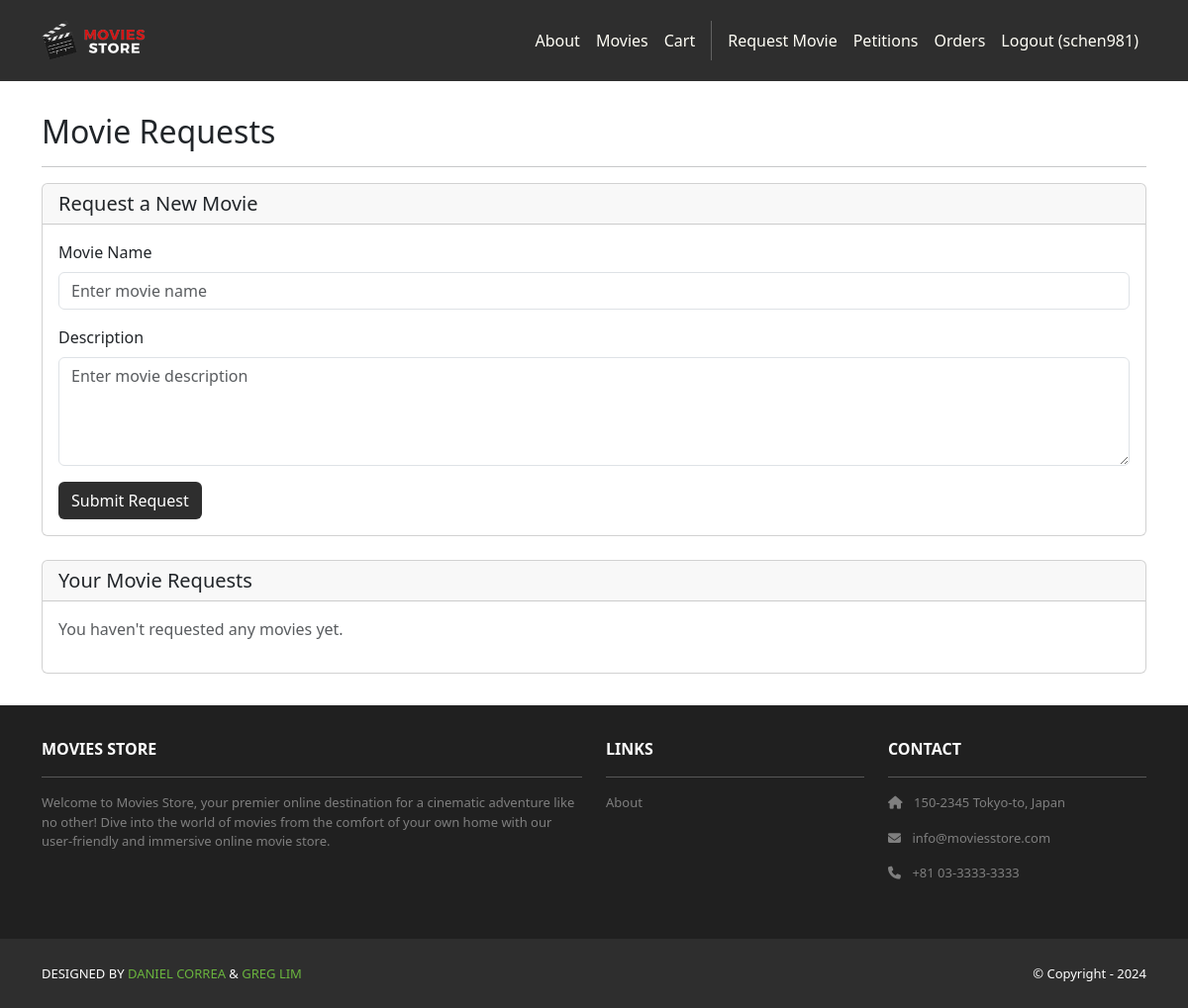
The page /movies/requests/ (signed in) on the database as committed earlier.
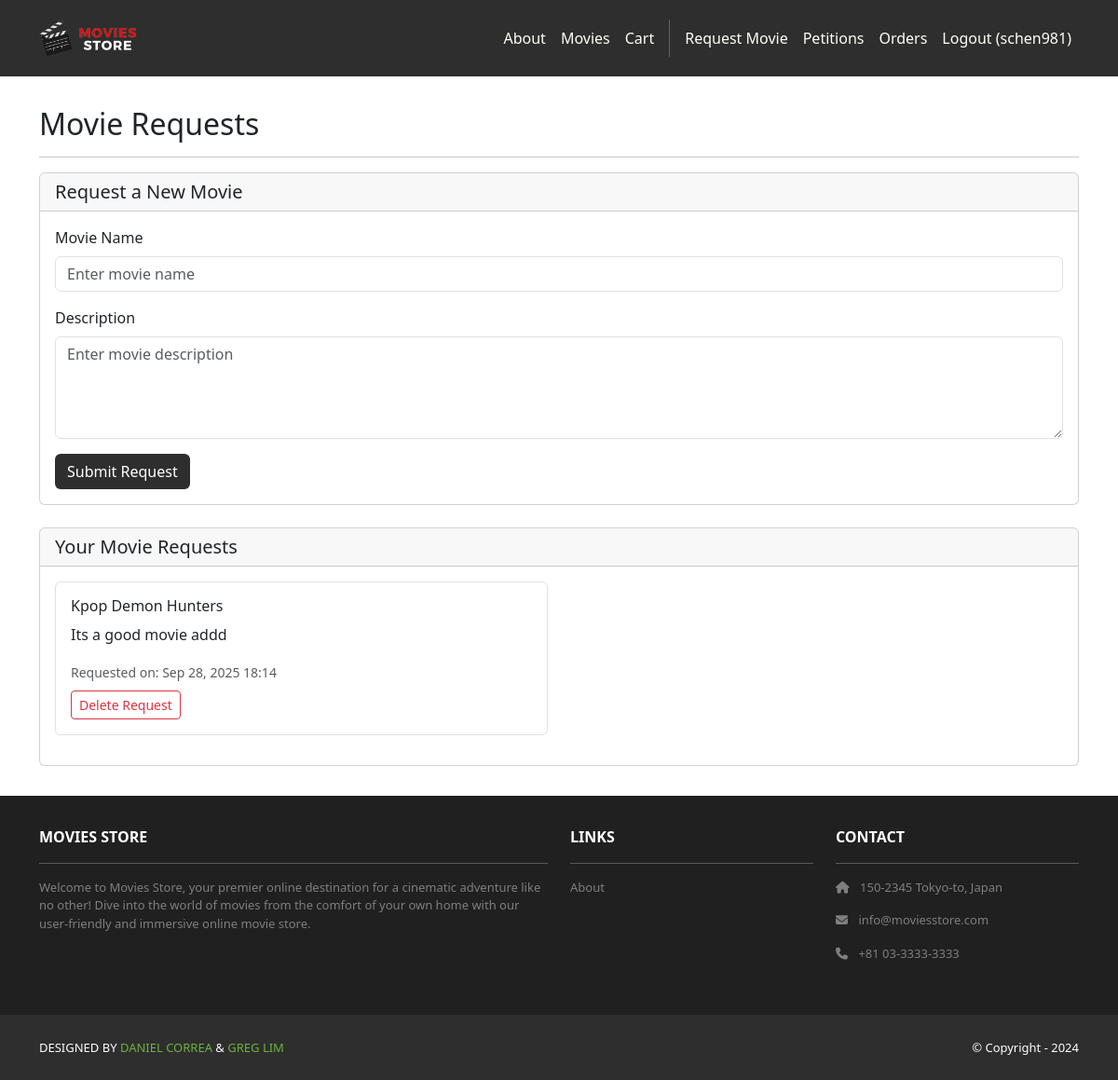
The same page on the database as committed later.
### movies/models.py (models this page shows, shortened)
class MovieRequest(models.Model):
    id = models.AutoField(primary_key=True)
    movie_name = models.CharField(max_length=255)
    description = models.TextField()
    user = models.ForeignKey(User, on_delete=models.CASCADE)
    date_requested = models.DateTimeField(auto_now_add=True)
    votes = models.ManyToManyField(User, related_name='movie_request_votes', blank=True)

### movies/views.py (the view)
# urls.py: path('requests/', views.movie_requests, name='movies.movie_requests'),
@login_required
def movie_requests(request):
    if request.method == 'POST':
        form = MovieRequestForm(request.POST)
        if form.is_valid():
            movie_request = form.save(commit=False)
            movie_request.user = request.user
            movie_request.save()
            messages.success(request, 'Movie request submitted successfully!')
            return redirect('movies.movie_requests')
    else:
        form = MovieRequestForm()
    user_requests = MovieRequest.objects.filter(user=request.user).order_by('-date_requested')
    template_data = {
        'title': 'Movie Requests',
        'form': form,
        'user_requests': user_requests
    }
    return render(request, 'movies/movie_requests.html', {'template_data': template_data})

### movies/templates/movies/movie_requests.html (shortened to what this page needs)
{% extends 'base.html' %}
{% block content %}
{% load static %}
<div class="p-3">
  <div class="container">
    <div class="row mt-3">
      <div class="col mx-auto mb-3">
        <h2>Movie Requests</h2>
        <hr />
        <div class="card mb-4">
          <div class="card-header">
            <h5 class="mb-0">Request a New Movie</h5>
          </div>
          <div class="card-body">
            <form method="POST">
              <div class="mb-3">
                <label for="{{ template_data.form.movie_name.id_for_label }}" class="form-label">
                  {{ template_data.form.movie_name.label }}
                </label>
                {{ template_data.form.movie_name }}
              </div>
              <div class="mb-3">
                <label for="{{ template_data.form.description.id_for_label }}" class="form-label">
                  {{ template_data.form.description.label }}
                </label>
                {{ template_data.form.description }}
              </div>
              <button type="submit" class="btn bg-dark text-white">Submit Request</button>
            </form>
          </div>
        </div>
        <div class="card">
          <div class="card-header">
            <h5 class="mb-0">Your Movie Requests</h5>
          </div>
          <div class="card-body">
            {% if template_data.user_requests %}
              <div class="row">
                {% for request in template_data.user_requests %}
                  <div class="col-md-6 mb-3">
                    <div class="card border">
                      <div class="card-body">
                        <h6 class="card-title">{{ request.movie_name }}</h6>
                        <p class="card-text">{{ request.description }}</p>
                        <small class="text-muted">
                          Requested on: {{ request.date_requested|date:"M d, Y H:i" }}
                        </small>
                        <div class="mt-2">
                          <a href="{% url 'movies.delete_movie_request' request_id=request.id %}"
                             class="btn btn-sm btn-outline-danger"
                             onclick="return confirm('Are you sure you want to delete this request?')">
                            Delete Request
                          </a>
                        </div>
                      </div>
                    </div>
                  </div>
                {% endfor %}
              </div>
            {% else %}
              <p class="text-muted">You haven't requested any movies yet.</p>
            {% endif %}
          </div>
        </div>
      </div>
    </div>
  </div>
</div>
{% endblock content %}

Rows that differ between the two databases and show on the page:
added MovieRequest: movie_name "Kpop Demon Hunters", description "Its a good movie addd", date_requested "Sep 28, 2025 18:14"
Other text that changed with them:
text no longer shown: "You haven't requested any movies yet."
